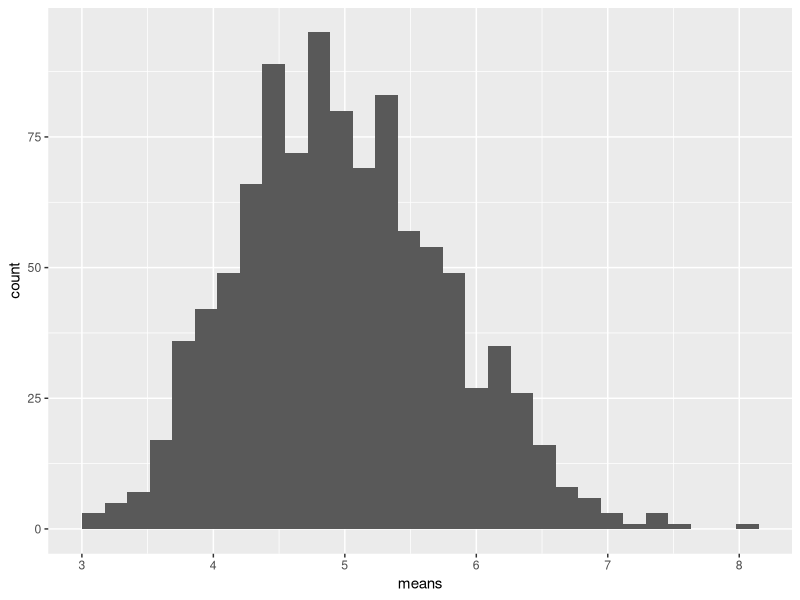
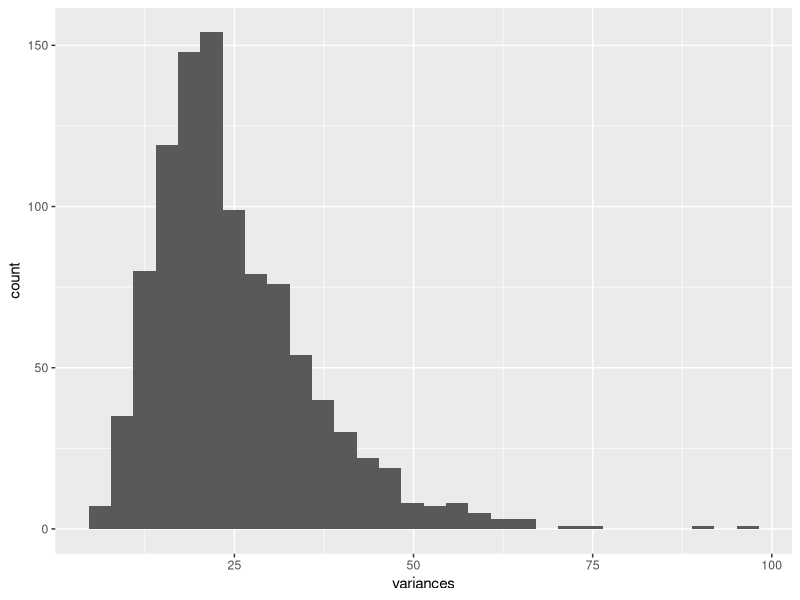

Write R code to recreate these figures, in order.

n <- 40
lambda <- 0.2
mu <- 1/lambda
sigma <- 1/lambda

iter <- 1000

set.seed(1)
mc <- matrix(rexp(iter*n, lambda), nrow = iter, ncol = n)

mus <- apply(mc, 1, mean)
vars <- apply(mc, 1, var)

library(ggplot2)

ggplot(data.frame(means = mus), aes(means)) +
  geom_histogram()

ggplot(data.frame(variances = vars), aes(variances)) +
  geom_histogram()

library(datasets)

str(ToothGrowth)
summary(ToothGrowth)

tapply(ToothGrowth$len, ToothGrowth$supp, mean)
tapply(ToothGrowth$len, ToothGrowth$dose, mean)
tapply(ToothGrowth$len, list(ToothGrowth$supp, ToothGrowth$dose), mean)


